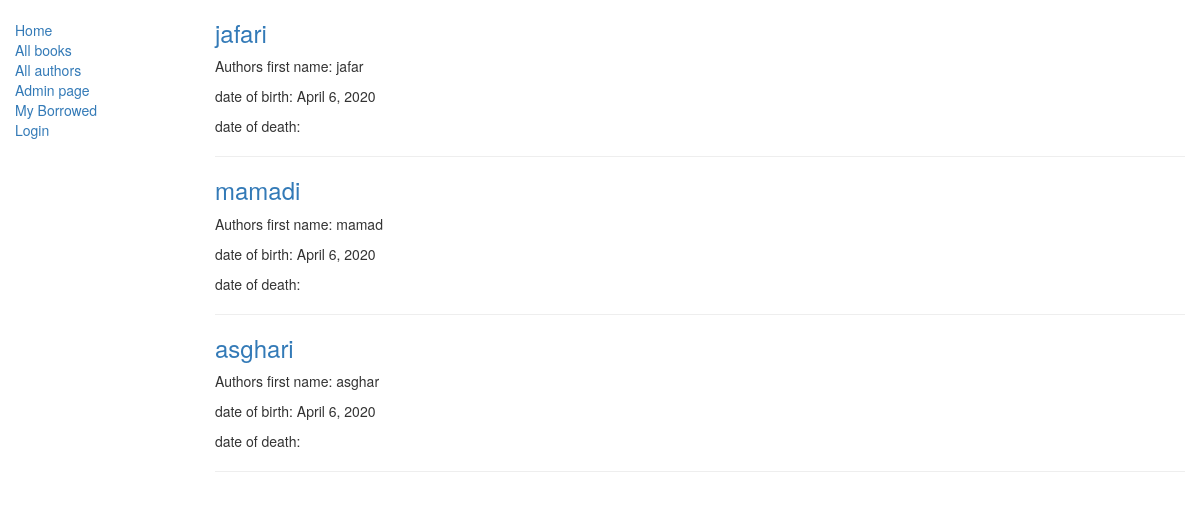
The app's page /catalog/authors/, older data.
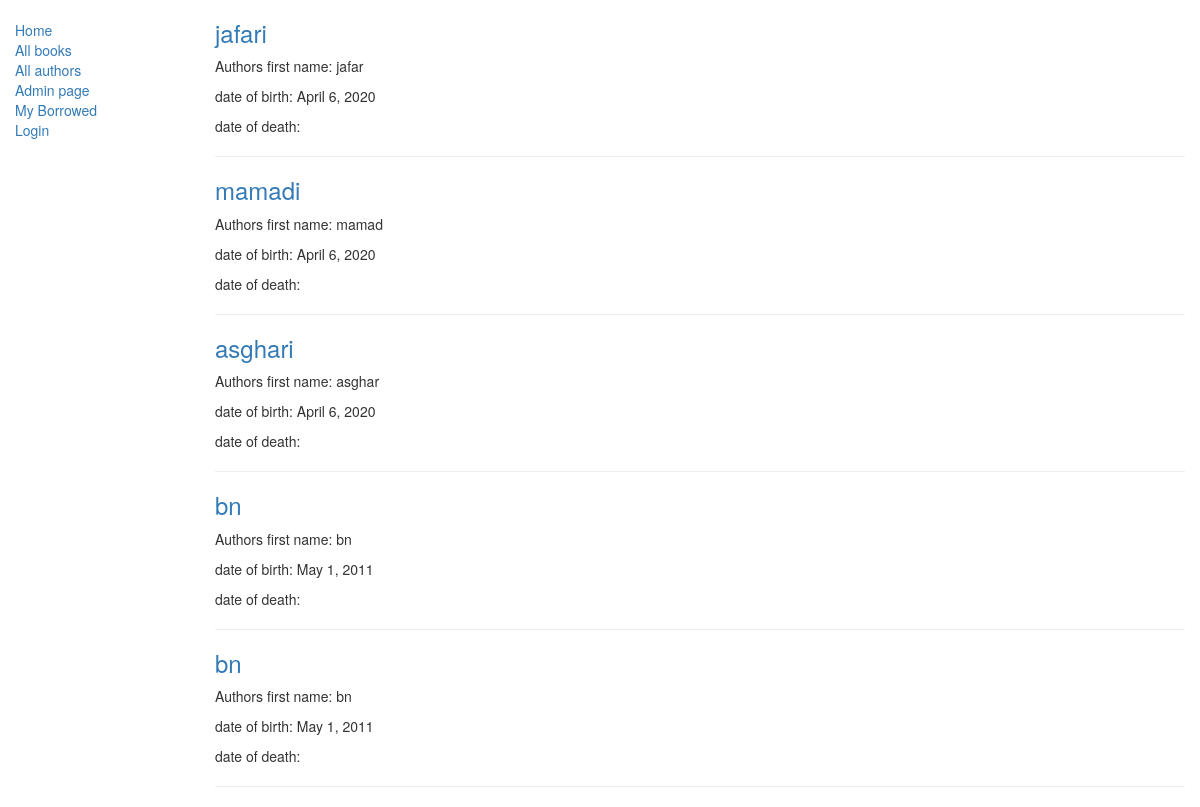
The same page, newer data.
### catalog/models.py (models this page shows, shortened)
class Author(models.Model):
    first_name = models.CharField(max_length=100)
    last_name = models.CharField(max_length=100)
    date_of_birth = models.DateField(null=True, blank=True)
    date_of_death = models.DateField('Died', null=True, blank=True)

### catalog/views.py (the view)
class AuthorListView(generic.ListView):
    model = models.Author
    template_name='catalog/author_list.html'

### catalog/templates/catalog/author_list.html
{% extends "catalog/base_generic.html" %}
{% block content %}
  {% for author in author_list%}
    <h3><a href="{% url 'catalog:author_detail' author.id %}">{{ author.last_name }}</a></h3>
    <p> Authors first name: {{ author.first_name }}</p>
    <p> date of birth: {{ author.date_of_birth }}</p>
    <p> date of death: {{ author.date_of.death }}</p>
    <hr>
  {% endfor %}
{% endblock %}

Row changes from the older to the newer data that the page shows:
added Author: last_name "bn", first_name "bn", date_of_birth "May 1, 2011"
added Author: last_name "bn", first_name "bn", date_of_birth "May 1, 2011"
